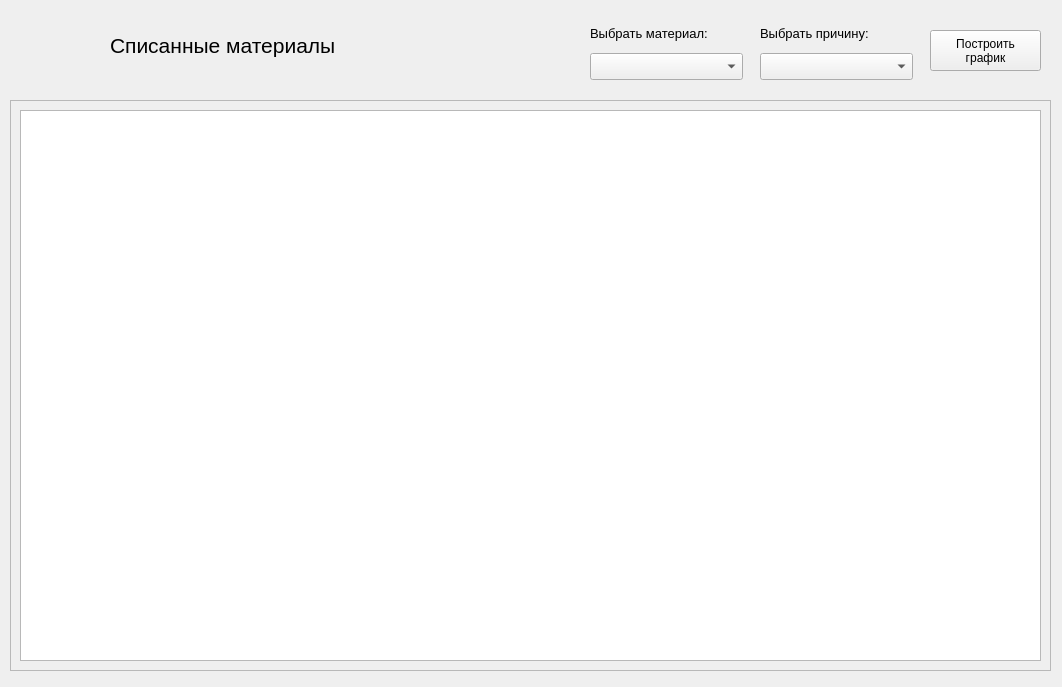
<?xml version="1.0" encoding="UTF-8"?>
<ui version="4.0">
 <class>Form</class>
 <widget class="QWidget" name="Form">
  <property name="geometry">
   <rect>
    <x>0</x>
    <y>0</y>
    <width>1062</width>
    <height>687</height>
   </rect>
  </property>
  <property name="windowTitle">
   <string>Form</string>
  </property>
  <widget class="QLabel" name="icon_label">
   <property name="geometry">
    <rect>
     <x>10</x>
     <y>10</y>
     <width>81</width>
     <height>71</height>
    </rect>
   </property>
   <property name="sizePolicy">
    <sizepolicy hsizetype="Fixed" vsizetype="Fixed">
     <horstretch>0</horstretch>
     <verstretch>0</verstretch>
    </sizepolicy>
   </property>
   <property name="text">
    <string/>
   </property>
   <property name="pixmap">
    <pixmap>../проект бабаева/logo-02.jpg</pixmap>
   </property>
   <property name="scaledContents">
    <bool>true</bool>
   </property>
  </widget>
  <widget class="QLabel" name="title_label">
   <property name="geometry">
    <rect>
     <x>110</x>
     <y>30</y>
     <width>291</width>
     <height>31</height>
    </rect>
   </property>
   <property name="font">
    <font>
     <pointsize>16</pointsize>
    </font>
   </property>
   <property name="text">
    <string>Списанные материалы</string>
   </property>
  </widget>
  <widget class="QScrollArea" name="scrollArea">
   <property name="geometry">
    <rect>
     <x>10</x>
     <y>100</y>
     <width>1041</width>
     <height>571</height>
    </rect>
   </property>
   <property name="widgetResizable">
    <bool>true</bool>
   </property>
   <widget class="QWidget" name="scrollAreaWidgetContents">
    <property name="geometry">
     <rect>
      <x>0</x>
      <y>0</y>
      <width>1039</width>
      <height>569</height>
     </rect>
    </property>
    <layout class="QHBoxLayout" name="horizontalLayout">
     <item>
      <widget class="QTableWidget" name="materials_table"/>
     </item>
    </layout>
   </widget>
  </widget>
  <widget class="QWidget" name="layoutWidget_2">
   <property name="geometry">
    <rect>
     <x>590</x>
     <y>20</y>
     <width>153</width>
     <height>60</height>
    </rect>
   </property>
   <layout class="QVBoxLayout" name="material_layout">
    <item>
     <widget class="QLabel" name="material_label">
      <property name="font">
       <font>
        <pointsize>10</pointsize>
       </font>
      </property>
      <property name="text">
       <string>Выбрать материал:</string>
      </property>
     </widget>
    </item>
    <item>
     <widget class="QComboBox" name="material_combobox">
      <property name="font">
       <font>
        <pointsize>12</pointsize>
       </font>
      </property>
     </widget>
    </item>
   </layout>
  </widget>
  <widget class="QWidget" name="layoutWidget_3">
   <property name="geometry">
    <rect>
     <x>760</x>
     <y>20</y>
     <width>153</width>
     <height>60</height>
    </rect>
   </property>
   <layout class="QVBoxLayout" name="reason_layout">
    <item>
     <widget class="QLabel" name="reason_label">
      <property name="font">
       <font>
        <pointsize>10</pointsize>
       </font>
      </property>
      <property name="text">
       <string>Выбрать причину:</string>
      </property>
     </widget>
    </item>
    <item>
     <widget class="QComboBox" name="reason_combobox">
      <property name="font">
       <font>
        <pointsize>12</pointsize>
       </font>
      </property>
     </widget>
    </item>
   </layout>
  </widget>
  <widget class="QPushButton" name="graph_pushbutton">
   <property name="geometry">
    <rect>
     <x>930</x>
     <y>30</y>
     <width>111</width>
     <height>41</height>
    </rect>
   </property>
   <property name="autoFillBackground">
    <bool>false</bool>
   </property>
   <property name="text">
    <string>Построить
график</string>
   </property>
  </widget>
 </widget>
 <resources/>
 <connections/>
</ui>
